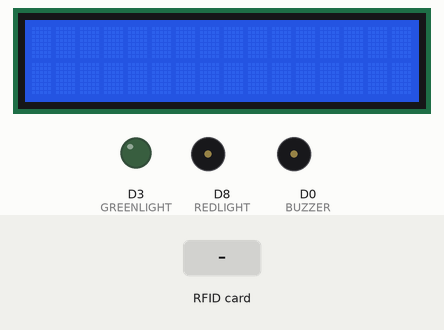
This sketch was run on a simulated ESP8266 (NodeMCU). On the bench: 16×2 character LCD, output pins drawn as LEDs (lit = HIGH), buzzer (waves = sounding, pin HIGH). Inputs (shaded band) come from the test bench. WiFi joins after 1.5 s; servers stay silent unless stated; what the sketch prints to the serial monitor is not drawn.

Above: at 3.8 s.
3.9 s: RFID card 5E 7A 19 C4 held to the reader
At 4.5 s:
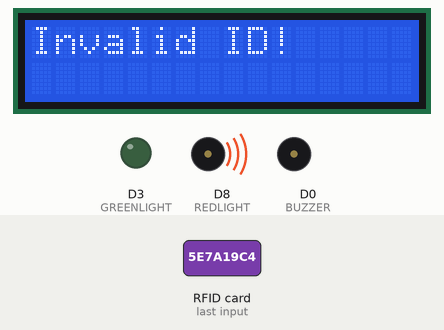
At 6.6 s:
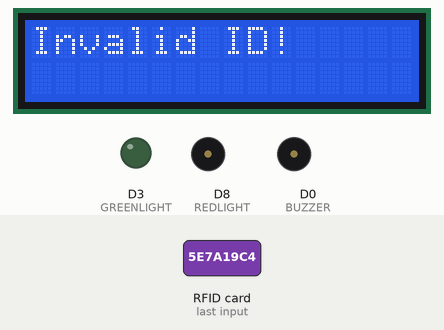
Timing chart, 0 to 8.1 s (numbered marks = the images above; inputs shaded):
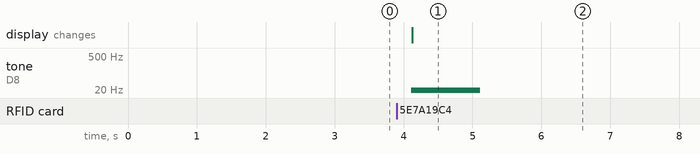

Measured:
- after the input at 3.9 s, tone on D8 (REDLIGHT): silent → 1 Hz after 0.21 s, → silent 1.0 s later; the display: changes after 0.23 s (image 1)

The sketch:

RFID_Attendance_Server.ino
```cpp
//SDA -> D4
//SCK -> D5
//MOSI -> D7
//MISO -> D6

//BUZZER -> D0

//LCD SCL -> D1
//LCD SDA -> D2

//GREENLED -> D3
//REDLED -> D8


#include<SoftwareSerial.h>
#include <LiquidCrystal_I2C.h>
#include <Wire.h>
#include <ESP8266WiFi.h>
#include <WiFiClient.h>
#include <ESP8266WebServer.h>
#include <ESP8266mDNS.h>
#include <SPI.h>
#include <MFRC522.h>

const char* ssid = "Will the wise";//
const char* password = "Tangojuliet1996";
//WiFiClient client;
char server[] = "35.244.50.5";   //eg: 192.168.0.222
#define SS_PIN 2 //FOR RFID SS PIN BECASUSE WE ARE USING BOTH ETHERNET SHIELD AND RS-522
#define RST_PIN 15
#define No_Of_Card 3
#define BUZZER D0
#define GREENLIGHT D3
#define REDLIGHT D8

WiFiClient client;
LiquidCrystal_I2C lcd(0x27, 16, 2);

//WiFiServer server(80);
SoftwareSerial mySerial(8,9);
MFRC522 rfid(SS_PIN,RST_PIN);
MFRC522::MIFARE_Key key;
byte id[No_Of_Card][4]={
  {17,1,215,43},             //RFID NO-1
  {112,224,72,84},             //RFID NO-2
  {151,94,80,84}              //RFID NO-3
};
byte id_temp[3][3];
byte i;
int j=0;
void setup(){
  Wire.begin(D2, D1);
  lcd.begin();
  lcd.home();
  pinMode(BUZZER, OUTPUT);
  pinMode(GREENLIGHT, OUTPUT);
  pinMode(REDLIGHT, OUTPUT);

  digitalWrite(GREENLIGHT,LOW);
  digitalWrite(REDLIGHT,LOW);

  Serial.begin(115200);
  delay(10);
  mySerial.begin(115200);
  SPI.begin();
  rfid.PCD_Init();

    for(byte i=0;i<6;i++){
    key.keyByte[i]=0xFF;
  }

  // Connect to WiFi network
  Serial.println();
  Serial.println();
  Serial.print("Connecting to ");
  Serial.println(ssid);

  WiFi.begin(ssid, password);
  //lcd.print("System Booting");
  while (WiFi.status() != WL_CONNECTED) {
    delay(500);
    Serial.print(".");
  }
  Serial.println("");
  Serial.println("WiFi connected");
  //lcd.clear();

  // Start the server
//  server.begin();
  Serial.println("Server started");
  Serial.print(WiFi.localIP());
  delay(1000);
  Serial.println("connecting...");
 }
void loop(){
  // Check if a client has connected
  int m=0;
  if(!rfid.PICC_IsNewCardPresent())
  return;
  if(!rfid.PICC_ReadCardSerial())
  return;
  for(i=0;i<4;i++){
   id_temp[0][i]=rfid.uid.uidByte[i];
   delay(50);
  }

   for(i=0;i<No_Of_Card;i++){
          if(id[i][0]==id_temp[0][0]){
            if(id[i][1]==id_temp[0][1]){
              if(id[i][2]==id_temp[0][2]){
                if(id[i][3]==id_temp[0][3]){
                  Serial.print("your card no :");
                  for(int s=0;s<4;s++){
                    Serial.print(rfid.uid.uidByte[s]);
                    Serial.print(" ");

                  }
                  Serial.println("\nVALID");
                  //digitalWrite(BUZZER, HIGH);
                  tone(BUZZER,HIGH,1000);
                  tone(GREENLIGHT,HIGH,1000);
                  lcd.clear();
                  lcd.print("Hello, Calculus!");
                  Sending_To_DB();
                  j=0;

                            rfid.PICC_HaltA(); rfid.PCD_StopCrypto1();   return;
                }
              }
            }
          }else{
            j++;
            if(j==No_Of_Card){
              Serial.println("inVALID");
              tone(BUZZER,100,1000);
              tone(REDLIGHT,HIGH,1000);
              lcd.clear();
              lcd.print("Invalid ID!");
              Sending_To_DB();
              j=0;
            }
           }
          }

  // Halt PICC
  rfid.PICC_HaltA();

  // Stop encryption on PCD
  rfid.PCD_StopCrypto1();
 }

 void Sending_To_DB(){
  //CONNECTING WITH MYSQL
   if (client.connect(server, 80)){
    Serial.println("connected");
    // Make a HTTP request:
    String url = "/RFIDSystem/get.php?";
    if(j!=No_Of_Card){
      Serial.println('1');
      url+= "allow=1";
    }else{
      Serial.println('0');
      url+= "allow=0";
    }
    Serial.println("&id=");
    url+= "&id=";
    for(int s=0;s<4;s++){
        Serial.println(rfid.uid.uidByte[s]);
        url+= (rfid.uid.uidByte[s]);
    }

    // This will send the request to the server
    client.print(String("GET ") + url + " HTTP/1.1\r\n" +
                 "Host: " + server + "\r\n" +
                 "Connection: close\r\n\r\n");

  }else{
    // if you didn't get a connection to the server:
    Serial.println("connection failed");
  }
  client.stop();
 }
```
